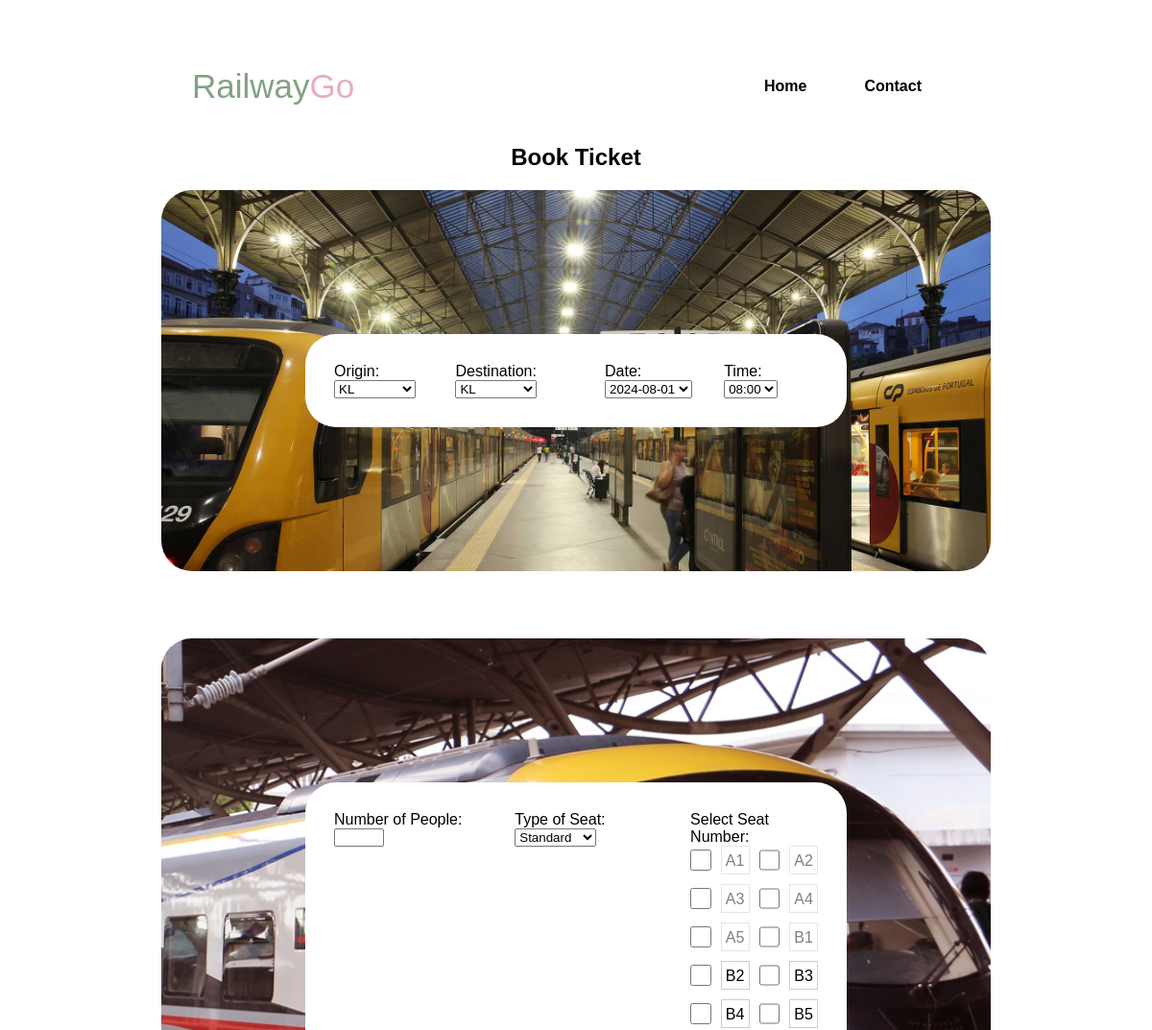
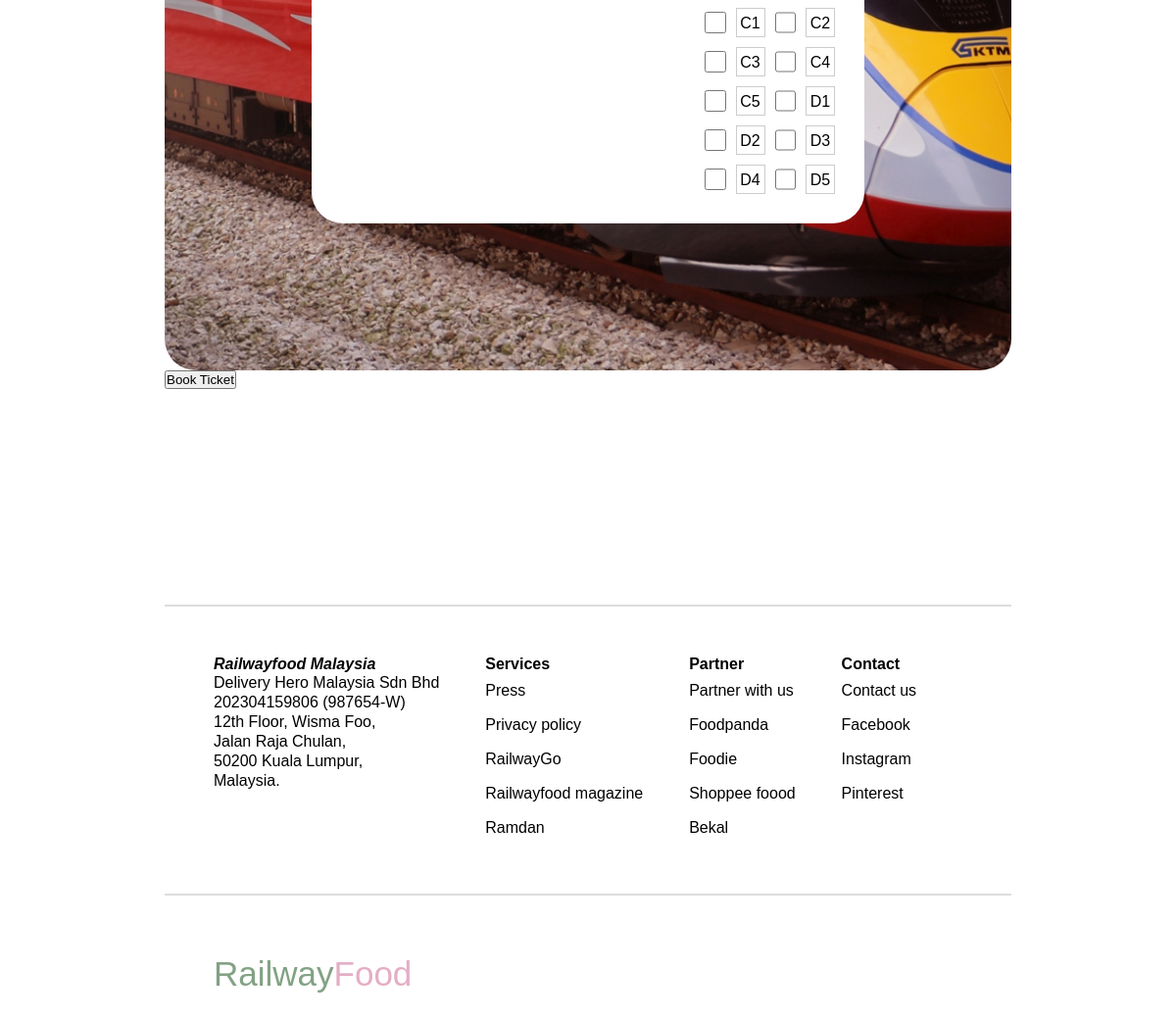
The page /book (signed in) on the database its author committed (2 pictures, top to bottom).
### tables this page shows
CREATE TABLE seat_status (
    seat_number TEXT PRIMARY KEY,
    status TEXT DEFAULT 'available'
);

### RailwayGo/auth.py (the view, shortened to what this page needs)
@auth.route('/book', methods=['GET', 'POST'])
@login_required
def book_ticket():
    origins = ['KL', 'Nilai', 'KL Sentral']
    destinations = ['KL', 'Nilai', 'KL Sentral']
    dates = ['2024-08-01', '2024-08-02', '2024-08-03', '2024-08-04', '2024-08-05', '2024-08-06', '2024-08-07', '2024-08-08', '2024-08-09', '2024-08-10', '2024-08-11', '2024-08-12', '2024-08-13', '2024-08-14', '2024-08-15', '2024-08-16', '2024-08-17', '2024-08-18', '2024-08-19', '2024-08-20', '2024-08-21', '2024-08-22', '2024-08-23', '2024-08-24', '2024-08-25', '2024-08-26', '2024-08-27', '2024-08-28', '2024-08-29', '2024-08-30', '2024-08-31']
    times = ['08:00', '16:00', '21:00']
    db = get_db_connection()
    cur = db.execute('SELECT seat_number, status FROM seat_status')
    seat_data = cur.fetchall()
    db.close()
    seat_numbers = [{'number': seat['seat_number'], 'available': seat['status'] == 'available'} for seat in seat_data]
    return render_template('book_ktm.html', origins=origins, destinations=destinations, dates=dates, times=times, seat_numbers=seat_numbers)

### RailwayGo/auth.py (called while the page is built)
def login_required(f):
    @wraps(f)
    def decorated_function(*args, **kwargs):
        if 'user_id' not in session:
            flash('Please log in to access this page.', 'error')
            return redirect(url_for('auth.login'))
        return f(*args, **kwargs)
    return decorated_function

def get_db_connection():
    conn = sqlite3.connect('database.db')
    conn.row_factory = sqlite3.Row
    return conn

### RailwayGo/templates/book_ktm.html (shortened to what this page needs)
<!DOCTYPE html>
<html lang="en">
<head>
    <link rel="stylesheet" href="https://unpkg.com/boxicons@latest/css/boxicons.min.css">
    <link rel="stylesheet" type="text/css" href="{{ url_for('static', filename='style_ktmets.css')}}">
</head>
<body>
<header>
    <a href="#home" class="main">Railway<span>Go</span></a>
    <ul class="navlist">
        <li><a href="{{url_for('views.home')}}">Home</a></li>
        <li><a href="#contact">Contact</a></li>
        <li><a href="/homefood"></a></li>
     </ul>
</header>
<section>
    <div class="container">
        <h2>Book Ticket</h2>
        <form action="{{ url_for('auth.book_ticket') }}" method="post">
        <div class="box1">
            <div class="main-content">
                    <div class="b1">
                        <label for="origin">Origin:</label>
                        <select id="origin" name="origin" required>
                            {% for origin in origins %}
                                <option value="{{ origin }}">{{ origin }}</option>
                            {% endfor %}
                        </select>
                    </div>
                    <div class="b1">
                        <label for="destination">Destination:</label>
                        <select id="destination" name="destination" required>
                            {% for destination in destinations %}
                                <option value="{{ destination }}">{{ destination }}</option>
                            {% endfor %}
                        </select>
                    </div>
                    <div class="b1">
                        <label for="date">Date:</label>
                        <select id="date" name="date" required>
                            {% for date in dates %}
                                <option value="{{ date }}">{{ date }}</option>
                            {% endfor %}
                        </select>
                    </div>
                    <div class="b1">
                        <label for="time">Time:</label>
                        <select id="time" name="time" required>
                            {% for time in times %}
                                <option value="{{ time }}">{{ time }}</option>
                            {% endfor %}
                        </select>
                    </div>
                    <div class="b1">
                    </div>
            </div>
        </div>
                    <div class="container2">
                    <div class="box2" id="next">
                        <div class="main-content">
                        <div class="b1">
                        <label for="num_people">Number of People:</label>
                        <input type="number" id="num_people" name="num_people" min="1" max="10" required>
                        </div>
                        <div class="b1">
                        <label for="seat_type">Type of Seat:</label>
                        <select id="seat_type" name="seat_type" required>
                            <option value="Standard">Standard</option>
                        </select>
                        </div>
                        <div class="b1">
                            <label>Select Seat Number:</label>
                            <div class="seat-block">
                                {% for seat in seat_numbers %}
                                    <input type="checkbox" id="seat_{{ seat['number'] }}" name="seat_number" value="{{ seat['number'] }}" class="seat-checkbox {% if not seat['available'] %} disabled {% endif %}">
                                    <label for="seat_{{ seat['number'] }}" class="seat-label {% if not seat['available'] %} disabled {% endif %}">{{ seat['number'] }}</label>
                                {% endfor %}
                            </div>
                        </div>
                    </div>
                    </div>
                    <input type="submit" value="Book Ticket">
        </form>
    </div>
</section>
<section class="contact" id="contact">
    <hr>
    <div class="main-contact">
        <div class="contact-content1">
            <h4><i class='bx bx-copyright'>Railwayfood Malaysia</i></h4>
            <p>Delivery Hero Malaysia Sdn Bhd</p>
            <p>202304159806 (987654-W)</p>
            <p>12th Floor, Wisma Foo,</p>
            <p>Jalan Raja Chulan,</p>
            <p>50200 Kuala Lumpur,</p>
            <p>Malaysia.</p>
        </div>
        <div class="contact-content">
            <h4>Services</h4>
            <p><a href="#">Press</a></p>
            <p><a href="#">Privacy policy</a></p>
            <p><a href="#">RailwayGo</a></p>
            <p><a href="#">Railwayfood magazine</a></p>
            <p><a href="#">Ramdan</a></p>
        </div>
        <div class="contact-content">
            <h4>Partner</h4>
            <p><a href="#">Partner with us</a></p>
            <p><a href="#">Foodpanda</a></p>
            <p><a href="#">Foodie</a></p>
            <p><a href="#">Shoppee foood</a></p>
            <p><a href="#">Bekal</a></p>
        </div>
        <div class="contact-content">
            <h4>Contact</h4>
            <p><a href="#">Contact us</a></p>
            <p><a href="#">Facebook</a></p>
            <p><a href="#">Instagram</a></p>
            <p><a href="#">Pinterest</a></p>
        </div>
    </div>
    <hr>
    <div class="logobtm">
        <a href="/main" class="main">Railway<span>Food</span></a>
        <div class="logo-btm">
        </div>
        <div class="logo-btm">
        </div>
        <div class="logo-btm">
        </div>
    </div>
</section>
</body>
</html>

### RailwayGo/static/style_ktmets.css (style rules this page uses)
* { padding: 0; margin: 0; box-sizing:border-box; font-family: "Rubik", sans-serif; text-decoration: none; scroll-behavior: smooth; }
:root { --text-color: #82A284; --logo-color: #E4AEC5; --main-color: #FFC4DD; }
header { position: fixed; width: 100%; top: 0; right: 0; z-index: 1000; display: flex; align-items: center; justify-content: space-between; background: transparent; padding: 20px 150px; transition: all .50s ease; }
.main { display: flex; align-items: center; margin: 50px; color: var(--text-color); font-size: 35px; }
.main span { color: var(--logo-color) }
.navlist { display: flex; }
.navlist a { margin: 0 30px; transition: all .50s ease; font-weight: 600; color: black; }
ul { list-style-type: none; padding: 0; margin: 0; }
section { padding: 150px 14% 60px; }
.contact-content a { text-decoration: none; color: black; }
.main-contact { margin: 50px; display: grid; grid-template-columns: repeat(4, auto); }
.contact-content p { line-height: 35px; }
.contact-content1 p { top: 10px; line-height: 20px; }
.logobtm { display: grid; grid-template-columns: repeat(4,auto); }
hr { border: none; border-top: 2px solid; margin: 10px auto; color: #DDDDDD; width: 100%; align-items: center; }
.container h2 { text-align: center; padding-bottom: 20px; }
.box1 { background-image: url('image_ktmets/trn.jpg'); background-size: cover; background-position: center; border-radius: 2rem; padding: 150px; }
.main-content { display: flex; padding: 20px; background-color: white; border-radius: 2rem; }
.b1 { padding: 10px; }
.box2 { background-image: url('image_login/ktm3.jpg'); background-size: cover; background-position: center; border-radius: 2rem; padding: 150px; }
.container2 { padding-top: 70px; }
.seat-block { display: grid; grid-template-columns: repeat(4, 1fr); gap: 10px; }
.seat-label { display: block; width: 30px; height: 30px; text-align: center; line-height: 30px; border: 1px solid #ccc; cursor: pointer; }
.seat-label.disabled { opacity: 0.5; cursor: not-allowed; }

### rows shown on the page
seat_status: number "A1"
seat_status: number "A2"
seat_status: number "A3"
seat_status: number "A4"
seat_status: number "A5"
seat_status: number "B1"
seat_status: number "B2"
seat_status: number "B3"
seat_status: number "B4"
seat_status: number "B5"
seat_status: number "C1"
seat_status: number "C2"
seat_status: number "C3"
seat_status: number "C4"
seat_status: number "C5"
seat_status: number "D1"
seat_status: number "D2"
seat_status: number "D3"
seat_status: number "D4"
seat_status: number "D5"

### other values the page prints
form field origin "KL"
form field destination "KL"
form field date "2024-08-01"
form field time "08:00"
